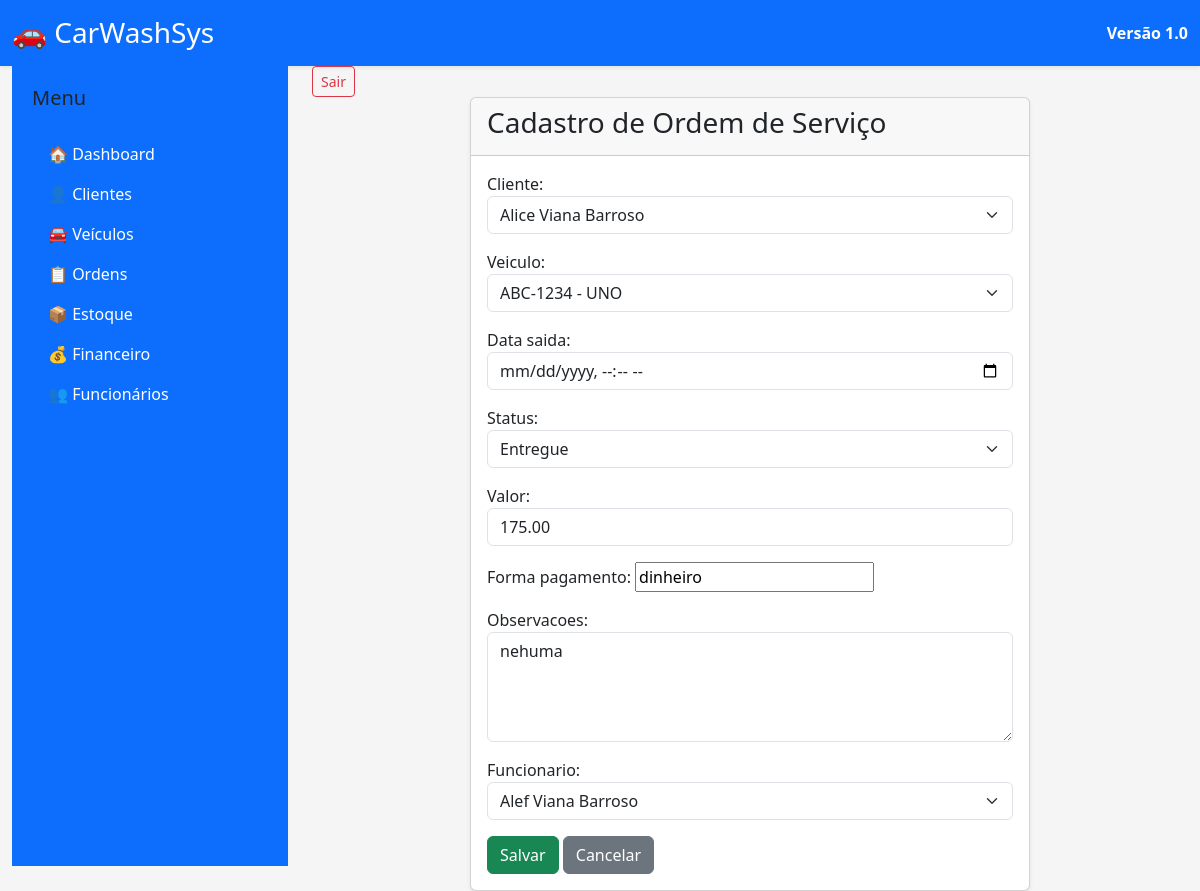
Page /ordens/1/editar/ on the committed database.
### apps/ordens/models.py (models this page shows, shortened)
class OrdemServico(models.Model):
    STATUS = [
        ("Aguardando", "Aguardando"),
        ("Em andamento", "Em andamento"),
        ("Finalizado", "Finalizado"),
        ("Entregue", "Entregue"),
    ]
    cliente = models.ForeignKey(
        Cliente,
        on_delete=models.CASCADE,
        related_name="ordens_servico",
    )
    veiculo = models.ForeignKey(
        Veiculo,
        on_delete=models.CASCADE,
        related_name="ordens_servico",
    )
    data_entrada = models.DateTimeField(
        auto_now_add=True,
    )
    data_saida = models.DateTimeField(
        null=True,
        blank=True,
    )
    status = models.CharField(
        max_length=20,
        choices=STATUS,
        default="Aguardando",
    )
    valor = models.DecimalField(
        max_digits=8,
        decimal_places=2,
        default=0,
    )
    forma_pagamento = models.CharField(
        max_length=30,
        blank=True,
    )
    observacoes = models.TextField(
        blank=True,
    )
    funcionario = models.ForeignKey(
    Funcionario,
    on_delete=models.SET_NULL,
    null=True,
    blank=True,
    related_name="ordens_servico",
)

### apps/ordens/views.py (the view)
def editar_ordem(request, pk):
    ordem = get_object_or_404(
        OrdemServico,
        pk=pk,
    )
    if request.method == "POST":
        form = OrdemServicoForm(
            request.POST,
            instance=ordem,
        )
        if form.is_valid():
            form.save()
            return redirect("lista_ordens")
    else:
        form = OrdemServicoForm(
            instance=ordem,
        )
    context = {
        "form": form,
    }
    return render(
        request,
        "ordens/formulario.html",
        context,
    )

### apps/ordens/forms.py
class OrdemServicoForm(forms.ModelForm):
    class Meta:
        model = OrdemServico
        fields = "__all__"
        widgets = {
            "cliente": forms.Select(attrs={
                "class": "form-select",
            }),
            "funcionario": forms.Select(
    attrs={
        "class": "form-select",
    }
),
            "veiculo": forms.Select(attrs={
                "class": "form-select",
            }),
            "status": forms.Select(attrs={
                "class": "form-select",
            }),
            "valor": forms.NumberInput(attrs={
                "class": "form-control",
            }),
            "observacoes": forms.Textarea(attrs={
                "class": "form-control",
                "rows": 4,
            }),
            "data_saida": forms.DateTimeInput(attrs={
                "class": "form-control",
                "type": "datetime-local",
            }),
        }

### apps/clientes/models.py (called while the page is built)
    def __str__(self):
        return self.nome

### apps/funcionarios/models.py (called while the page is built)
    def __str__(self):
        return self.nome

### apps/veiculos/models.py (called while the page is built)
    def __str__(self):
        return f"{self.placa} - {self.modelo}"

### templates/ordens/formulario.html (shortened to what this page needs)
{% extends "base.html" %}
{% block content %}
<div class="container-fluid">
    <div class="row justify-content-center">
        <div class="col-lg-8">
            <div class="card shadow-sm">
                <div class="card-header">
                    <h3>
                        Cadastro de Ordem de Serviço
                    </h3>
                </div>
                <div class="card-body">
                    <form method="post">
                        {{ form.as_p }}
                        <button
                            type="submit"
                            class="btn btn-success">
                            Salvar
                        </button>
                        <a
                            href="{% url 'lista_ordens' %}"
                            class="btn btn-secondary">
                            Cancelar
                        </a>
                    </form>
                </div>
            </div>
        </div>
    </div>
</div>
{% endblock %}

### static/css/style.css (style rules this page uses)
body { background: #f5f5f5; font-family: "Segoe UI", Arial, sans-serif; }

### rows in the picture
OrdemServico: cliente "Alice Viana Barroso", veiculo "ABC-1234 - UNO", status "Entregue", valor "175.00", forma_pagamento "dinheiro", observacoes "nehuma", funcionario "Alef Viana Barroso"
